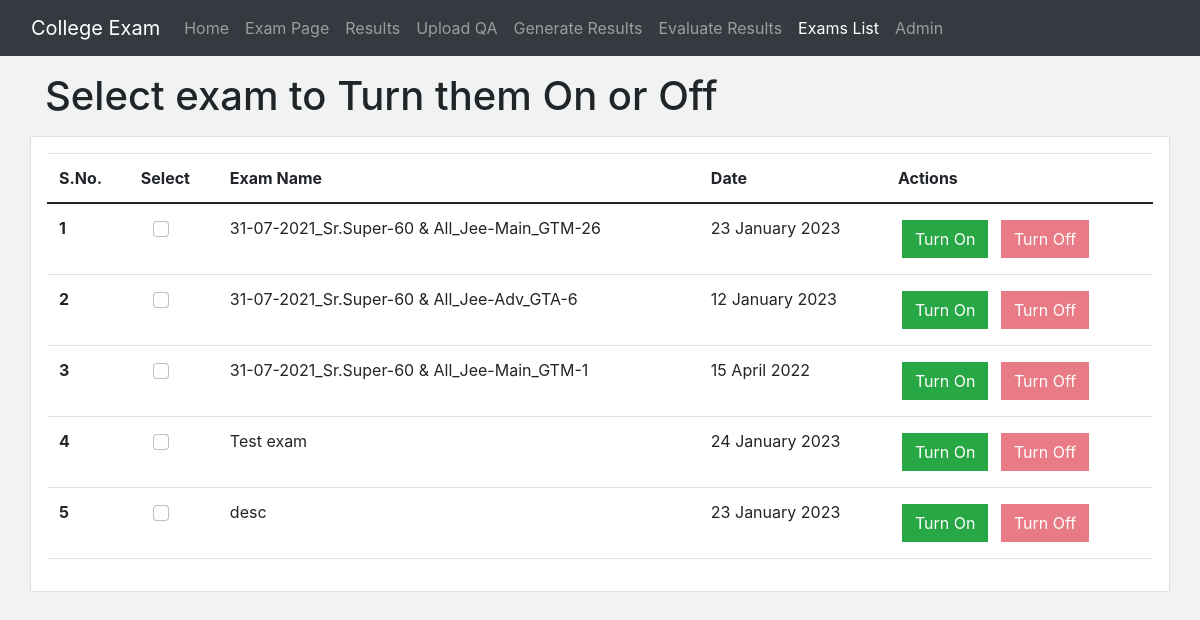
The page /exam/all/ (signed in) on the database its author committed.
### exam/models.py (models this page shows, shortened)
class ExamData(models.Model):
	title = models.CharField(max_length=50)
	start_time = models.CharField(max_length=10)
	end_time = models.CharField(max_length=10)
	total_time = models.CharField(max_length=10)
	exam_id = models.IntegerField(unique=True)
	type = models.CharField(max_length=100, default="custom-21")
	date = models.DateField()
	status = models.BooleanField(default=False)
	class Meta:
		verbose_name = "ExamData"
		verbose_name_plural = "ExamDatas"

### exam/views.py (the view)
# urls.py: path('all/', views.examListTurnOn, name="exam list turn on"),
def examListTurnOn(request):
	if request.user.is_anonymous:
		return redirect("login")
	l = ExamData.objects.all()[:10]
	allexams = []
	i = 1
	for exam in l:
		allexams.append({
			'title': exam.title, 'examid': int(exam.exam_id),
			'day': exam.date.day, 'month': calendar.month_name[exam.date.month], 'year': exam.date.year,
			'index': i, 'status': str(exam.status and exam.date==date.today())
		})
		i+=1
	content = {
		'allexams': allexams,
		'active': 'examList',
	}
	return render(request, "examListTurnOn.html", content)

### templates/examListTurnOn.html (shortened to what this page needs)
{% extends 'base.html' %}
{% block body %}
    <div class="container my-3">
        <h1>Select exam to Turn them On or Off</h1>
    </div>
    <div class="container border p-0">
        {% if allexams|length %}
        <div class="container p-3 bg-white">
            <div class="container p-0" style="overflow-x: auto">
                    <table class="table table-hover" style="min-width: 600px;">
                        <thead>
                            <tr>
                                <th scope="col">S.No.</th>
                                <th scope="col">Select</th>
                                <th scope="col">Exam Name</th>
                                <th scope="col">Date</th>
                                <th scope="col">Actions</th>
                            </tr>
                        </thead>
                        <tbody>
                            {% for exams in allexams %}
                            <tr>
                                <th scope="row">{{exams.index}}</th>
                                <td style="text-align: center"><input class="form-check-input" type="checkbox" value="" id="flexCheckChecked"></td>
                                <td>{{exams.title |safe}}</td>
                                <td>{{exams.day}} {{exams.month}} {{exams.year}}</td>
                                <td>
                                    <button class="btn btn-success m-1" style="border-radius: 0" onclick="turnOn('{{exams.examid}}')" {% if exams.status == 'True' %}disabled{% endif %}>Turn On</button>
                                    <button class="btn btn-danger m-1" style="border-radius: 0" onclick="turnOff('{{exams.examid}}')" {% if exams.status == 'False' %}disabled{% endif %}>Turn Off</button>
                                </td>
                            </tr>
                            {% endfor %}
                        </tbody>
                    </table>
            </div>
        </div>
        {% else %}
    	<div class="alert alert-primary" role="alert">
        	No Exam to show
    	</div>
    	{% endif %}
    </div>
    <link rel="stylesheet" href="https://cdnjs.cloudflare.com/ajax/libs/font-awesome/4.7.0/css/font-awesome.min.css">
{% endblock body %}

### templates/base.html (style rules this page uses)
body { background-color: rgb(241, 242, 242); }

### rows shown on the page
ExamData: title "31-07-2021_Sr.Super-60 & All_Jee-Main_GTM-26"
ExamData: title "31-07-2021_Sr.Super-60 & All_Jee-Adv_GTA-6"
ExamData: title "31-07-2021_Sr.Super-60 & All_Jee-Main_GTM-1"
ExamData: title "Test exam"
ExamData: title "desc"

### other values the page prints
{{ exams.index }} "1" "2" "3" "4" "5"
{{ exams.day }} "23" "12" "15" "24" "23"
{{ exams.month }} "January" "January" "April" "January" "January"
{{ exams.year }} "2023" "2023" "2022" "2023" "2023"
